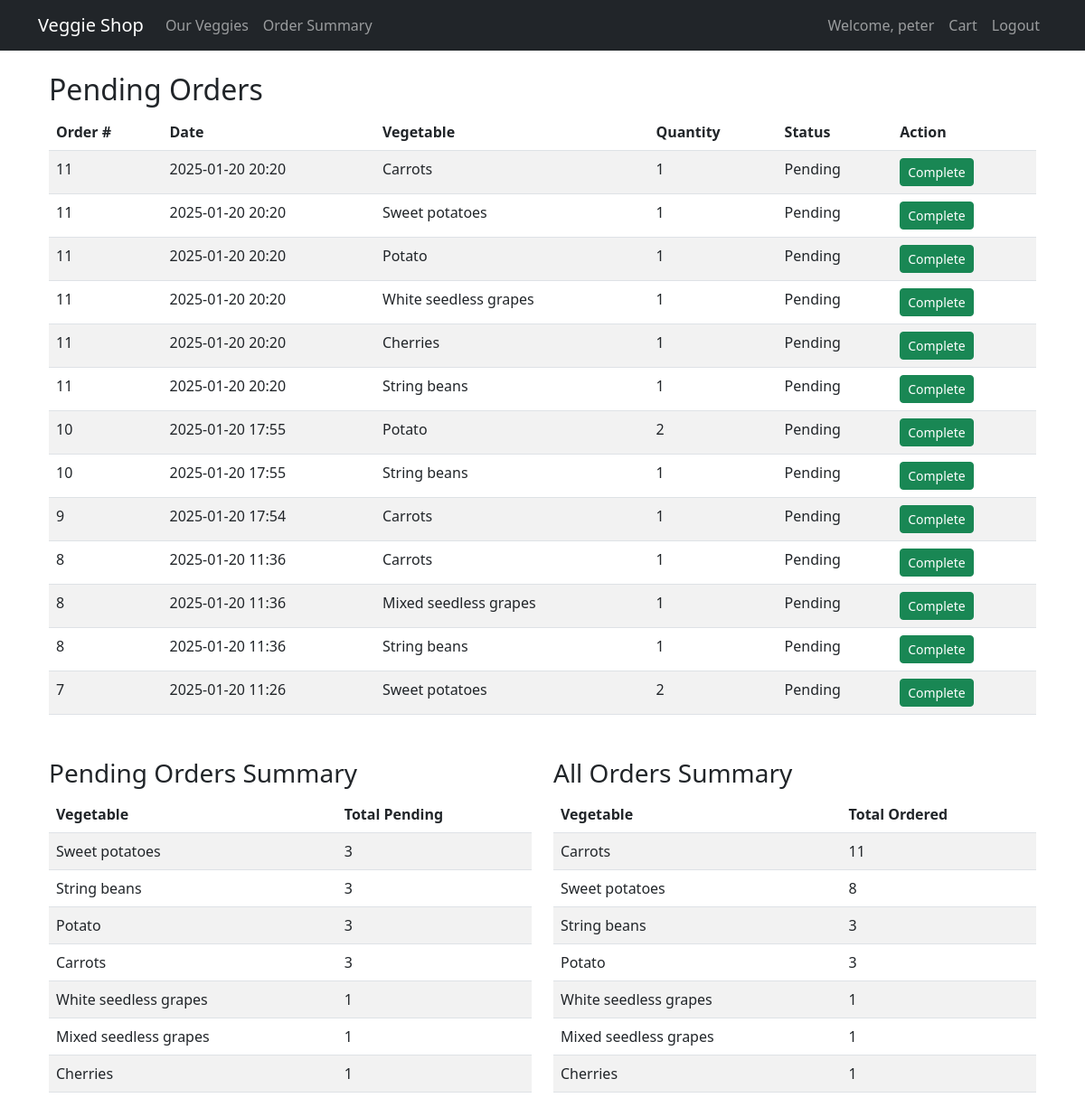
/summary/ (signed in), run on the app's committed database.
### cart/models.py (models this page shows, shortened)
class Vegetable(models.Model):
    name = models.CharField(max_length=100)
    price = models.DecimalField(max_digits=6, decimal_places=2)  # Changed from price_per_kg
    description = models.TextField()
    image = models.ImageField(upload_to='vegetables/', blank=True, null=True)

### cart/views.py (the view)
# urls.py: path('summary/', views.vegetable_order_summary, name='vegetable_summary'),
@staff_member_required
def vegetable_order_summary(request):
    order_items = OrderItem.objects.values(
        'order__id',
        'order__date_ordered',
        'vegetable__name',
        'quantity',
        'order__complete'
    ).annotate(
        order_id=F('order__id'),
        date_ordered=F('order__date_ordered'),
        vegetable_name=F('vegetable__name'),
        complete=F('order__complete')
    ).filter(
        order__complete=False
    ).order_by('-order__date_ordered')
    pending_summary = OrderItem.objects.values(
        'vegetable__name'
    ).filter(
        order__complete=False
    ).annotate(
        total_quantity=Sum('quantity')
    ).order_by('-total_quantity')
    summary_totals = OrderItem.objects.values(
        'vegetable__name'
    ).annotate(
        total_quantity=Sum('quantity')
    ).order_by('-total_quantity')
    return render(request, 'cart/vegetable_summary.html', {
        'orders': order_items,
        'pending_summary': pending_summary,
        'summary_totals': summary_totals
    })

### cart/templates/cart/vegetable_summary.html (shortened to what this page needs)
{% extends "base.html" %}
{% block content %}
<div class="container mt-4">
    <h2>Pending Orders</h2>
    <table class="table table-striped">
        <thead>
            <tr>
                <th>Order #</th>
                <th>Date</th>
                <th>Vegetable</th>
                <th>Quantity</th>
                <th>Status</th>
                <th>Action</th>
            </tr>
        </thead>
        <tbody>
            {% for order in orders %}
            <tr>
                <td>{{ order.order_id }}</td>
                <td>{{ order.date_ordered|date:"Y-m-d H:i" }}</td>
                <td>{{ order.vegetable_name }}</td>
                <td>{{ order.quantity }}</td>
                <td>{{ order.complete|yesno:"Complete,Pending" }}</td>
                <td>
                    {% if not order.complete %}
                    <form method="post" action="{% url 'complete_order' order.order_id %}">
                        <button type="submit" class="btn btn-success btn-sm">Complete</button>
                    </form>
                    {% endif %}
                </td>
            </tr>
            {% endfor %}
        </tbody>
    </table>
    <div class="row mt-5">
        <div class="col-md-6">
            <h3>Pending Orders Summary</h3>
            <table class="table table-striped">
                <thead>
                    <tr>
                        <th>Vegetable</th>
                        <th>Total Pending</th>
                    </tr>
                </thead>
                <tbody>
                    {% for item in pending_summary %}
                    <tr>
                        <td>{{ item.vegetable__name }}</td>
                        <td>{{ item.total_quantity }}</td>
                    </tr>
                    {% endfor %}
                </tbody>
            </table>
        </div>
        <div class="col-md-6">
            <h3>All Orders Summary</h3>
            <table class="table table-striped">
                <thead>
                    <tr>
                        <th>Vegetable</th>
                        <th>Total Ordered</th>
                    </tr>
                </thead>
                <tbody>
                    {% for item in summary_totals %}
                    <tr>
                        <td>{{ item.vegetable__name }}</td>
                        <td>{{ item.total_quantity }}</td>
                    </tr>
                    {% endfor %}
                </tbody>
            </table>
        </div>
    </div>
</div>
{% endblock %}

### cart/templates/base.html (shortened to what this page needs)
<!DOCTYPE html>
<html lang="en">
<head>
    <link href="https://cdn.jsdelivr.net/npm/bootstrap@5.3.0/dist/css/bootstrap.min.css" rel="stylesheet">
</head>
<body>
    <nav class="navbar navbar-expand-lg navbar-dark bg-dark">
        <div class="container">
            <a class="navbar-brand" href="{% url 'home' %}">Veggie Shop</a>
            <div class="collapse navbar-collapse" id="navbarNav">
                <ul class="navbar-nav me-auto">
                    <li class="nav-item">
                        <a class="nav-link" href="{% url 'vegetable_list' %}">Our Veggies</a>
                    </li>
                    {% if user.is_staff %}
                    <li class="nav-item">
                        <a class="nav-link" href="{% url 'vegetable_summary' %}">Order Summary</a>
                    </li>
                    {% endif %}
                </ul>
                <ul class="navbar-nav ms-auto">
                    {% if user.is_authenticated %}
                        <li class="nav-item">
                            <span class="nav-link">Welcome, {{ user.username }}</span>
                        </li>
                        <li class="nav-item">
                            <a class="nav-link" href="{% url 'cart' %}">Cart</a>
                        </li>
                        <li class="nav-item">
                            <form method="post" action="{% url 'logout' %}" class="d-inline">
                                <button type="submit" class="btn btn-link nav-link">Logout</button>
                            </form>
                        </li>
                    {% endif %}
                </ul>
            </div>
        </div>
    </nav>
    <div class="container mt-4">
        {% block content %}{% endblock %}
    </div>
</body>
</html>

### data on the page
Vegetable: order_id "11", date_ordered "2025-01-20 20:20", vegetable_name "Carrots", quantity "1", complete "Pending", order_id "9", date_ordered "2025-01-20 17:54", order_id "8", date_ordered "2025-01-20 11:36", vegetable__name "Carrots", total_quantity "3", total_quantity "11"
Vegetable: order_id "11", date_ordered "2025-01-20 20:20", vegetable_name "Sweet potatoes", quantity "1", complete "Pending", order_id "7", date_ordered "2025-01-20 11:26", quantity "2", vegetable__name "Sweet potatoes", total_quantity "3", total_quantity "8"
Vegetable: order_id "11", date_ordered "2025-01-20 20:20", vegetable_name "Potato", quantity "1", complete "Pending", vegetable__name "Potato", total_quantity "3"
Vegetable: order_id "11", date_ordered "2025-01-20 20:20", vegetable_name "White seedless grapes", quantity "1", complete "Pending", vegetable__name "White seedless grapes", total_quantity "1"
Vegetable: order_id "11", date_ordered "2025-01-20 20:20", vegetable_name "Cherries", quantity "1", complete "Pending", vegetable__name "Cherries", total_quantity "1"
Vegetable: order_id "11", date_ordered "2025-01-20 20:20", vegetable_name "String beans", quantity "1", complete "Pending", order_id "10", date_ordered "2025-01-20 17:55", vegetable__name "String beans", total_quantity "3"
Vegetable: vegetable__name "Mixed seedless grapes", total_quantity "1"

### other printed values
{{ user.username }} "peter"
{{ order.order_id }} "10" "8" "8"
{{ order.date_ordered|date:"Y-m-d H:i" }} "2025-01-20 17:55" "2025-01-20 11:36" "2025-01-20 11:36"
{{ order.vegetable_name }} "Potato" "Mixed seedless grapes" "String beans"
{{ order.quantity }} "2" "1" "1"
{{ order.complete|yesno:"Complete,Pending" }} "Pending" "Pending" "Pending"
